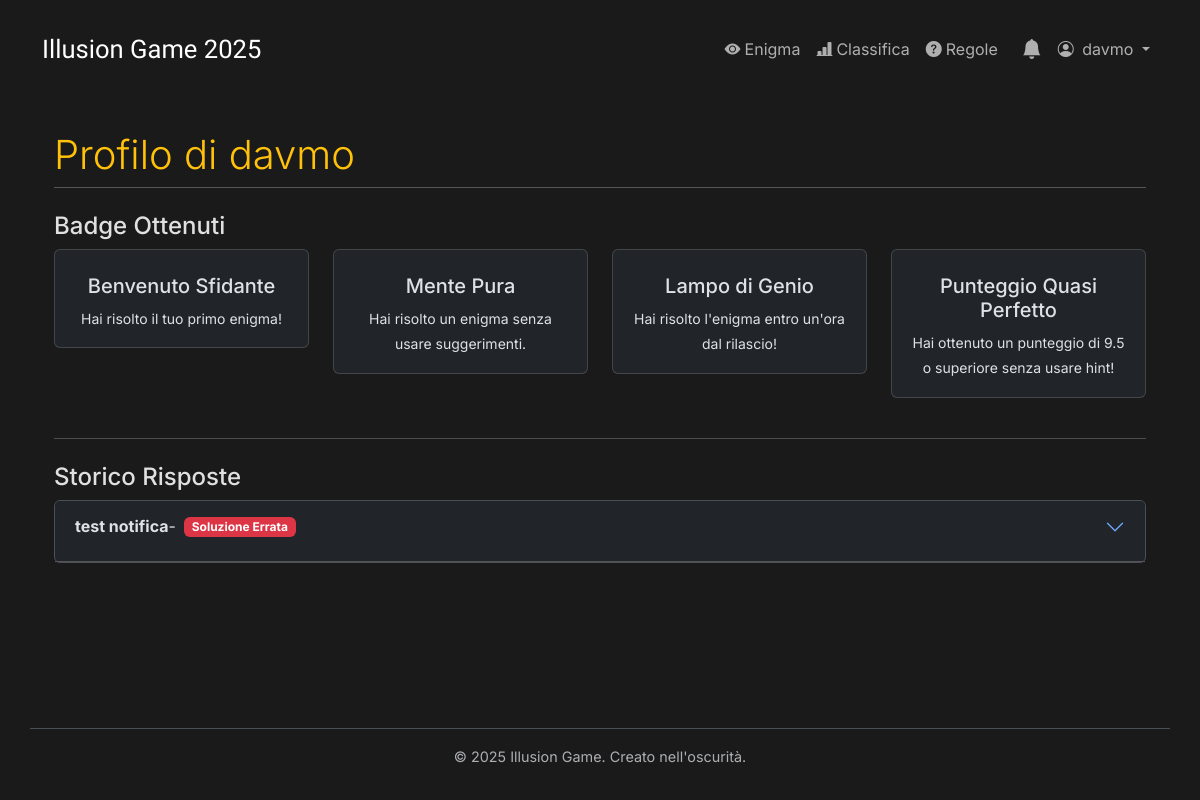
/profilo/davmo/ (signed in), run on an earlier commit of the app's database.
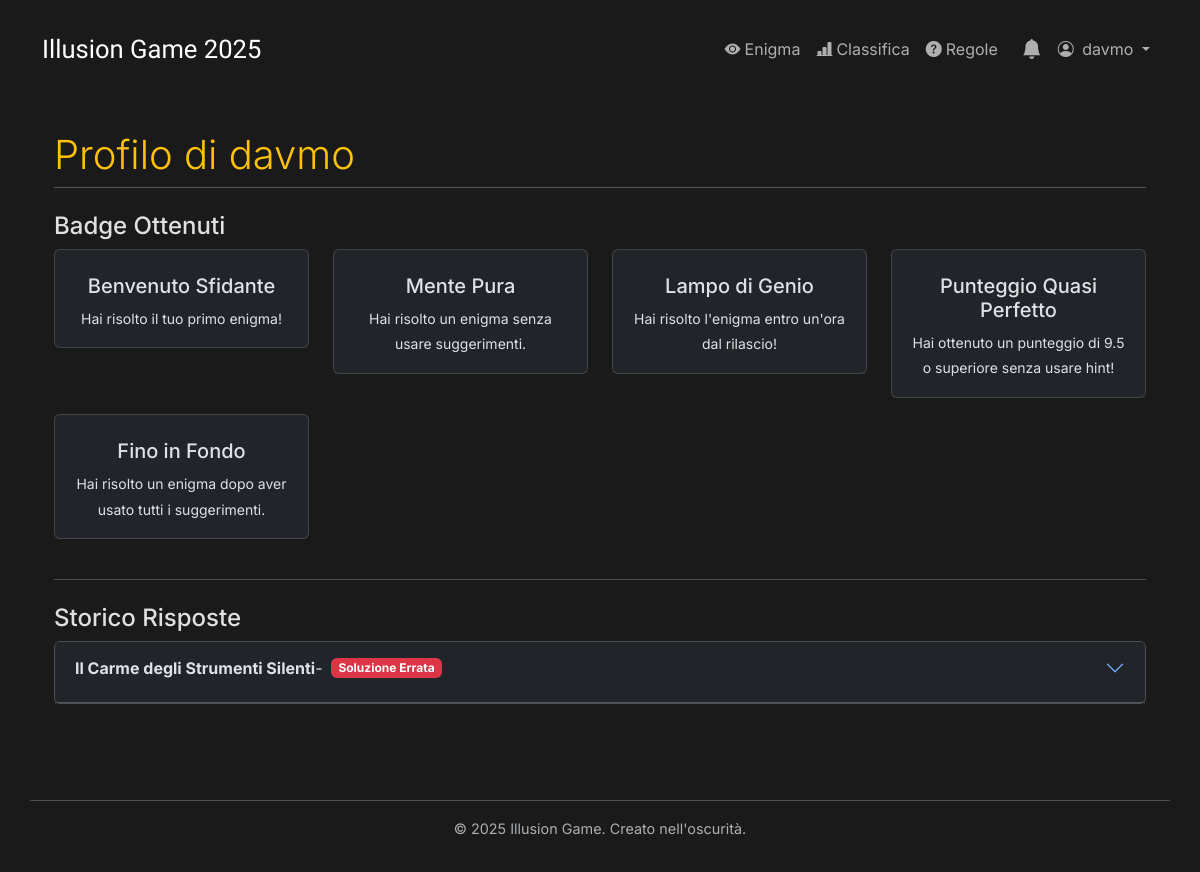
And on a later commit of the database.
### enigmas/models.py (models this page shows, shortened)
class UserBadge(models.Model):
    utente = models.ForeignKey(User, on_delete=models.CASCADE, related_name='user_badges')
    badge = models.ForeignKey(Badge, on_delete=models.CASCADE, related_name='user_badges')
    data_ottenimento = models.DateTimeField(auto_now_add=True)
    class Meta:
        unique_together = ('utente', 'badge')

class Badge(models.Model):
    nome = models.CharField(max_length=100)
    descrizione = models.TextField()
    icona = models.CharField(max_length=50, help_text="Es. 'bi bi-star'")

class RispostaUtente(models.Model):
    utente = models.ForeignKey(User, on_delete=models.CASCADE, related_name='risposte')
    enigma = models.ForeignKey(Enigma, on_delete=models.CASCADE)
    data_invio = models.DateTimeField(default=timezone.now)
    is_completa_corretta = models.BooleanField(default=False)
    punteggio = models.FloatField(default=0.0)
    class Meta:
        unique_together = ('utente', 'enigma')
        ordering = ['-data_invio']

class Enigma(models.Model):
    titolo = models.CharField(max_length=200, blank=True, null=True)
    testo = models.TextField(help_text="La descrizione principale o l'introduzione all'enigma/caso.")
    start_time = models.DateTimeField(help_text="Data e ora di inizio visibilità")
    end_time = models.DateTimeField(editable=False)
    is_active = models.BooleanField(default=False, help_text="Seleziona per rendere questo l'enigma/caso corrente")
    notifica_inviata = models.BooleanField(default=False, help_text="Indica se la notifica è già stata inviata")
    class Meta:
        verbose_name = "Enigma o Caso"
        verbose_name_plural = "Enigmi o Casi"
        ordering = ['-start_time']

### enigmas/views.py (the view)
# urls.py: path('profilo/<str:username>/', views.profile_view, name='profile_view'),
@login_required
def profile_view(request, username):
    profile_user = get_object_or_404(User, username=username)
    risposte = RispostaUtente.objects.filter(utente=profile_user).select_related('enigma').order_by('-enigma__start_time')
    badges_utente = UserBadge.objects.filter(utente=profile_user).select_related('badge')
    context = {'profile_user': profile_user, 'risposte': risposte, 'badges': badges_utente}
    return render(request, 'enigmas/profile_detail.html', context)

### enigmas/context_processors.py (called while the page is built)
def unread_notifications_context(request):
    if request.user.is_authenticated:
        count = Notifica.objects.filter(utente=request.user, letta=False).count()
        return {'unread_notifications_count': count}
    return {}

### enigmas/templates/enigmas/profile_detail.html (shortened to what this page needs)
{% extends 'enigmas/base.html' %}
{% block content %}
<div class="container mt-4">
    <h2 class="display-6">Profilo di {{ profile_user.username }}</h2>
    <h4 class="mt-4">Badge Ottenuti</h4>
    <div class="row">
        {% for user_badge in badges %}
        <div class="col-md-3 mb-3">
            <div class="card text-center">
                <div class="card-body">
                    <h5 class="card-title mt-2">{{ user_badge.badge.nome }}</h5>
                    <p class="card-text"><small>{{ user_badge.badge.descrizione }}</small></p>
                </div>
            </div>
        </div>
        {% empty %}
        <div class="col">
            <p>Nessun badge ancora ottenuto.</p>
        </div>
        {% endfor %}
    </div>
    <hr class="my-4">
    <h4 class="mt-4">Storico Risposte</h4>
    <div class="accordion" id="storicoAccordion">
        {% for risposta in risposte %}
        <div class="accordion-item">
            <h2 class="accordion-header" id="heading-{{ risposta.id }}">
                <button class="accordion-button collapsed" type="button" data-bs-toggle="collapse" data-bs-target="#collapse-{{ risposta.id }}">
                    <strong>{{ risposta.enigma.titolo }}</strong> -
                    <span class="ms-2 badge {% if risposta.is_completa_corretta %}bg-success{% else %}bg-danger{% endif %}">
                        {% if risposta.is_completa_corretta %}Soluzione Corretta{% else %}Soluzione Errata{% endif %}
                    </span>
                </button>
            </h2>
        </div>
        {% empty %}
        <div class="alert alert-info">
            Nessuna risposta inviata.
        </div>
        {% endfor %}
    </div>
</div>
{% endblock %}

What changed in the data, as far as the page shows it:
removed RispostaUtente: enigma.titolo "test notifica", is_completa_corretta "Soluzione Errata"
added UserBadge: badge.nome "Fino in Fondo", badge.descrizione "Hai risolto un enigma dopo aver usato tutti i suggerimenti."
added RispostaUtente: enigma.titolo "Il Carme degli Strumenti Silenti", is_completa_corretta "Soluzione Errata"
